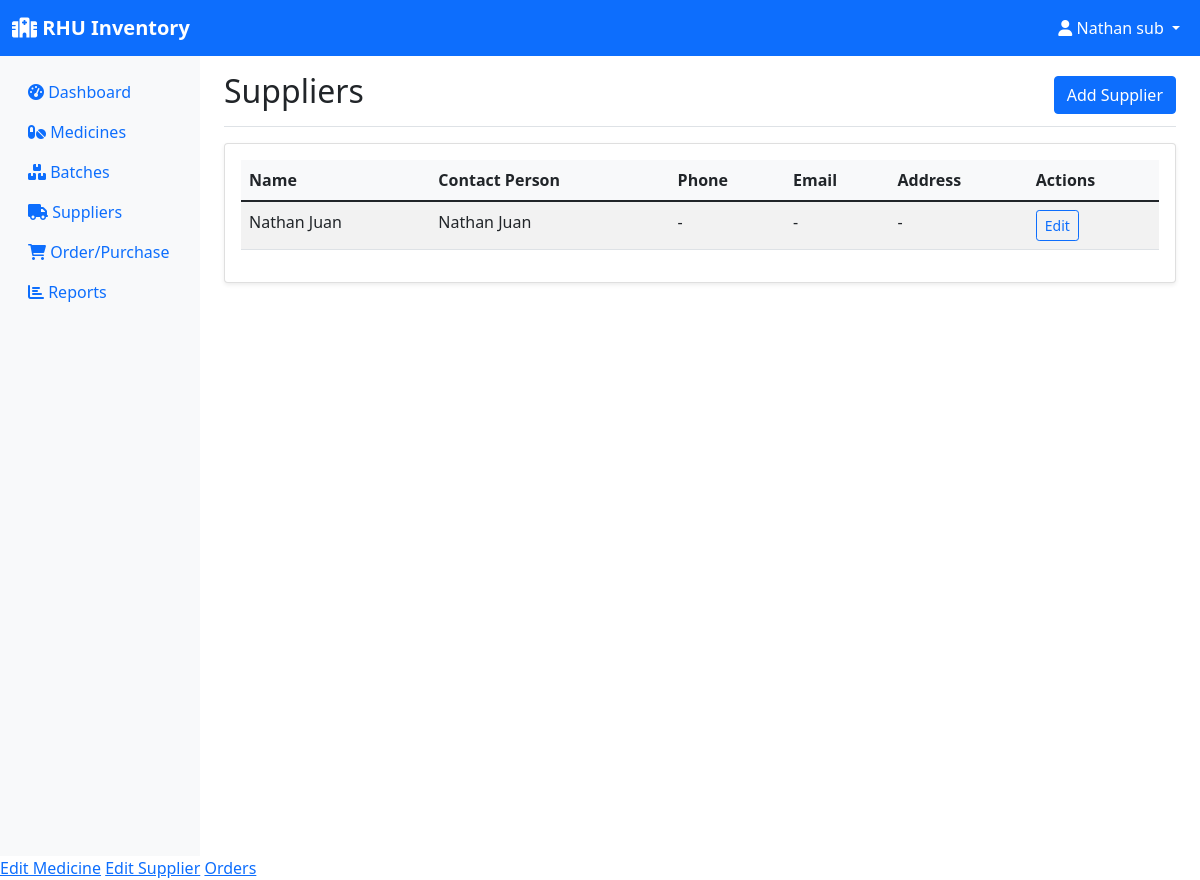
Screenshot of /suppliers (signed in) with the database file from the repository.
### models.py (models this page shows, shortened)
class User(UserMixin, db.Model):
    id = db.Column(db.Integer, primary_key=True)
    username = db.Column(db.String(150), unique=True, nullable=False)
    password = db.Column(db.String(256), nullable=False)
    role = db.Column(db.String(20), nullable=False, default='employee')  # pharmacist, manager, assistant
    email = db.Column(db.String(120), unique=True, nullable=False)
    created_at = db.Column(db.DateTime, default=datetime.utcnow)

class Supplier(db.Model):
    id = db.Column(db.Integer, primary_key=True)
    name = db.Column(db.String(100), nullable=False)
    contact_person = db.Column(db.String(100))
    phone = db.Column(db.String(20))
    email = db.Column(db.String(120))
    address = db.Column(db.String(200))
    created_at = db.Column(db.DateTime, default=datetime.utcnow)
    medicines = db.relationship('Medicine', backref='supplier', lazy=True)
    orders = db.relationship('Order', backref='supplier', lazy=True)

### app.py (the view)
@app.route('/suppliers')
@login_required
def suppliers():
    suppliers = Supplier.query.all()
    return render_template('suppliers.html', suppliers=suppliers)

### app.py (called while the page is built)
@login_manager.user_loader
def load_user(user_id):
    return User.query.get(int(user_id))

### templates/suppliers.html (shortened to what this page needs)
{% extends "base.html" %}
{% block content %}
<div class="d-flex justify-content-between flex-wrap flex-md-nowrap align-items-center pt-3 pb-2 mb-3 border-bottom">
    <h1 class="h2">Suppliers</h1>
    {% if current_user.role != 'employee' %}
    <a href="{{ url_for('add_supplier') }}" class="btn btn-primary">
        Add Supplier
    </a>
    {% endif %}
</div>
<div class="card">
    <div class="card-body">
        {% if suppliers %}
        <div class="table-responsive">
            <table class="table table-striped">
                <thead>
                    <tr>
                        <th>Name</th>
                        <th>Contact Person</th>
                        <th>Phone</th>
                        <th>Email</th>
                        <th>Address</th>
                        <th>Actions</th>
                    </tr>
                </thead>
                <tbody>
                    {% for supplier in suppliers %}
                    <tr>
                        <td>{{ supplier.name }}</td>
                        <td>{{ supplier.contact_person or '-' }}</td>
                        <td>{{ supplier.phone or '-' }}</td>
                        <td>{{ supplier.email or '-' }}</td>
                        <td>{{ supplier.address or '-' }}</td>
                        <td>
                            {% if current_user.role != 'employee' %}
                            <a href="{{ url_for('edit_supplier', id=supplier.id) }}" class="btn btn-sm btn-outline-primary">
                                Edit
                            </a>
                            {% endif %}
                        </td>
                    </tr>
                    {% endfor %}
                </tbody>
            </table>
        </div>
        {% else %}
        <div class="text-center py-4">
            <i class="fas fa-truck fa-3x text-muted mb-3"></i>
            <p class="text-muted">No suppliers found. <a href="{{ url_for('add_supplier') }}">Add your first supplier</a>.</p>
        </div>
        {% endif %}
    </div>
</div>
{% endblock %}

### templates/base.html (shortened to what this page needs)
<!DOCTYPE html>
<html lang="en">
<head>
    <link href="https://cdn.jsdelivr.net/npm/bootstrap@5.1.3/dist/css/bootstrap.min.css" rel="stylesheet">
    <link href="https://cdnjs.cloudflare.com/ajax/libs/font-awesome/6.0.0/css/all.min.css" rel="stylesheet">
</head>
<body>
    <nav class="navbar navbar-expand-lg navbar-dark bg-primary">
        <div class="container-fluid">
            <a class="navbar-brand" href="{{ url_for('dashboard') }}">
                <i class="fas fa-hospital"></i> RHU Inventory
            </a>
            {% if current_user.is_authenticated %}
            <div class="navbar-nav ms-auto">
                <div class="nav-item dropdown">
                    <a class="nav-link dropdown-toggle text-white" href="#" id="navbarDropdown" role="button" data-bs-toggle="dropdown">
                        <i class="fas fa-user"></i> {{ current_user.username }}
                    </a>
                </div>
            </div>
            {% endif %}
        </div>
    </nav>
    <div class="container-fluid">
        <div class="row">
            {% if current_user.is_authenticated %}
            <nav class="col-md-3 col-lg-2 d-md-block sidebar collapse">
                <div class="position-sticky pt-3">
                    <ul class="nav flex-column">
                        <li class="nav-item">
                            <a class="nav-link" href="{{ url_for('dashboard') }}">
                                <i class="fas fa-tachometer-alt"></i> Dashboard
                            </a>
                        </li>
                        <li class="nav-item">
                            <a class="nav-link" href="{{ url_for('inventory') }}">
                                <i class="fas fa-pills"></i> Medicines
                            </a>
                        </li>
                        <li class="nav-item">
                            <a class="nav-link" href="{{ url_for('batches') }}">
                                <i class="fas fa-boxes"></i> Batches
                            </a>
                        </li>
                        <li class="nav-item">
                            <a class="nav-link" href="{{ url_for('suppliers') }}">
                                <i class="fas fa-truck"></i> Suppliers
                            </a>
                        </li>
                        <li class="nav-item">
                            <a class="nav-link" href="{{ url_for('orders') }}">
                                <i class="fas fa-shopping-cart"></i> Order/Purchase
                            </a>
                        </li>
                        <li class="nav-item">
                            <a class="nav-link" href="{{ url_for('reports') }}">
                                <i class="fas fa-chart-bar"></i> Reports
                            </a>
                        </li>
                    </ul>
                </div>
            </nav>
            {% endif %}
            <main class="{% if current_user.is_authenticated %}col-md-9 ms-sm-auto col-lg-10 px-md-4{% else %}col-12{% endif %}">
                {% block content %}{% endblock %}
            </main>
        </div>
    </div>
    {% if current_user.is_authenticated %}
        {% if current_user.role == 'admin' %}
            <a href="{{ edit_medicine_url }}">Edit Medicine</a>
            <a href="{{ edit_supplier_url }}">Edit Supplier</a>
            <a href="{{ orders_url }}">Orders</a>
            <a href="{{ reports_url }}">Reports</a>
        {% elif current_user.role == 'sub-admin' %}
            <a href="{{ edit_medicine_url }}">Edit Medicine</a>
            <a href="{{ edit_supplier_url }}">Edit Supplier</a>
            <a href="{{ orders_url }}">Orders</a>
        {% elif current_user.role == 'employee' %}
            <a href="{{ orders_url }}">Orders</a>
            <a href="{{ reports_url }}">Reports</a>
        {% endif %}
    {% endif %}
</body>
</html>

### templates/base.html (style rules this page uses)
.sidebar { min-height: 100vh; background-color: #f8f9fa; }
.navbar-brand { font-weight: bold; }
.card { box-shadow: 0 0.125rem 0.25rem rgba(0, 0, 0, 0.075); border: 1px solid rgba(0, 0, 0, 0.125); }
.btn-sm { padding: 0.25rem 0.5rem; font-size: 0.875rem; }
.table th { background-color: #f8f9fa; border-top: none; }

### rows the page displays
User: username "Nathan sub"
Supplier: name "Nathan Juan", contact_person "Nathan Juan", phone "-", email "-", address "-"
